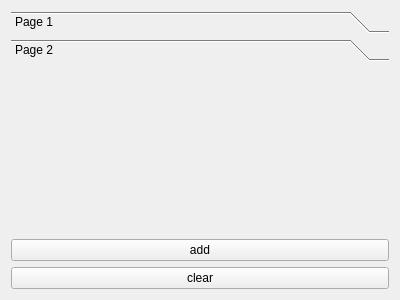
<?xml version="1.0" encoding="UTF-8"?>
<ui version="4.0">
 <class>Form</class>
 <widget class="QWidget" name="Form">
  <property name="geometry">
   <rect>
    <x>0</x>
    <y>0</y>
    <width>400</width>
    <height>300</height>
   </rect>
  </property>
  <property name="windowTitle">
   <string>Form</string>
  </property>
  <layout class="QVBoxLayout" name="verticalLayout">
   <item>
    <widget class="QToolBox" name="toolBox">
     <property name="currentIndex">
      <number>1</number>
     </property>
     <widget class="QWidget" name="page">
      <property name="geometry">
       <rect>
        <x>0</x>
        <y>0</y>
        <width>98</width>
        <height>28</height>
       </rect>
      </property>
      <attribute name="label">
       <string>Page 1</string>
      </attribute>
     </widget>
     <widget class="QWidget" name="page_2">
      <property name="geometry">
       <rect>
        <x>0</x>
        <y>0</y>
        <width>376</width>
        <height>140</height>
       </rect>
      </property>
      <attribute name="label">
       <string>Page 2</string>
      </attribute>
     </widget>
    </widget>
   </item>
   <item>
    <widget class="QPushButton" name="add">
     <property name="text">
      <string>add</string>
     </property>
    </widget>
   </item>
   <item>
    <widget class="QPushButton" name="clear">
     <property name="text">
      <string>clear</string>
     </property>
    </widget>
   </item>
  </layout>
 </widget>
 <resources/>
 <connections/>
</ui>
